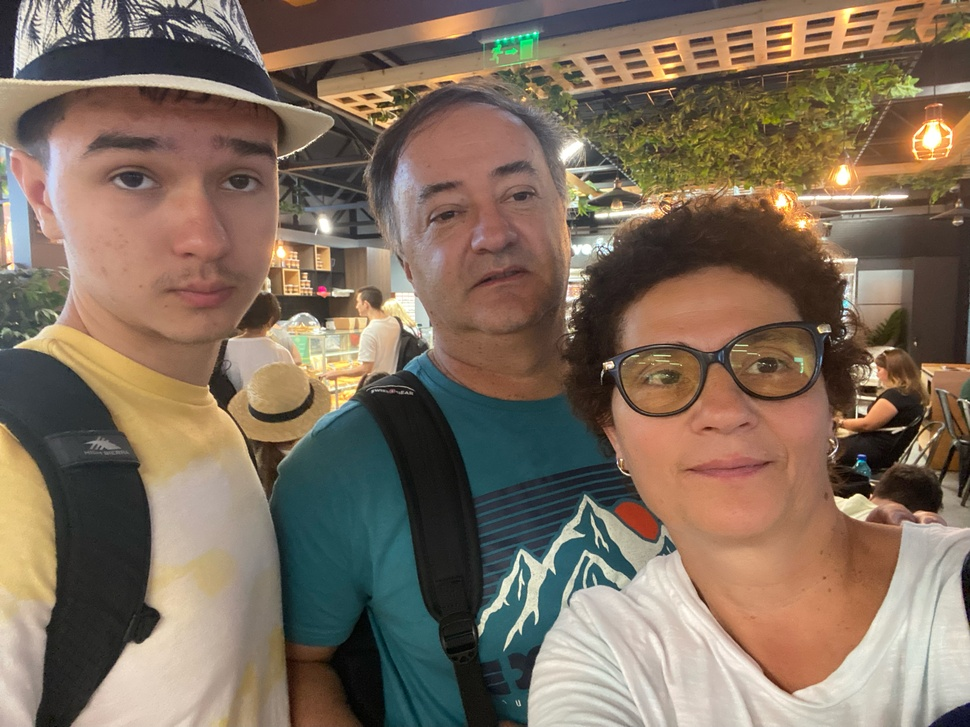
#> input picture src/video_detection/IMG_3096.jpeg, 970 x 727 px, shrunk from 4032 x 3024 before the run, given in place of the camera
$ python motion_detection.py
#> lines starting #> are read from the running program, lines starting #| are printed output that depends on the picture
import cv2
import pandas as pd
from datetime import datetime
import numpy as np

df = pd.DataFrame(columns=["Start", "End"])
first_frame = None
status_list = [None, None]
times = []
video = cv2.VideoCapture(1)

while True:
  check, frame = video.read()
#> frame is the input picture: shape (727, 970, 3); mean B, G, R 93.9, 110.2, 127.5
  status = 0
  gray = cv2.cvtColor(frame, cv2.COLOR_BGR2GRAY)
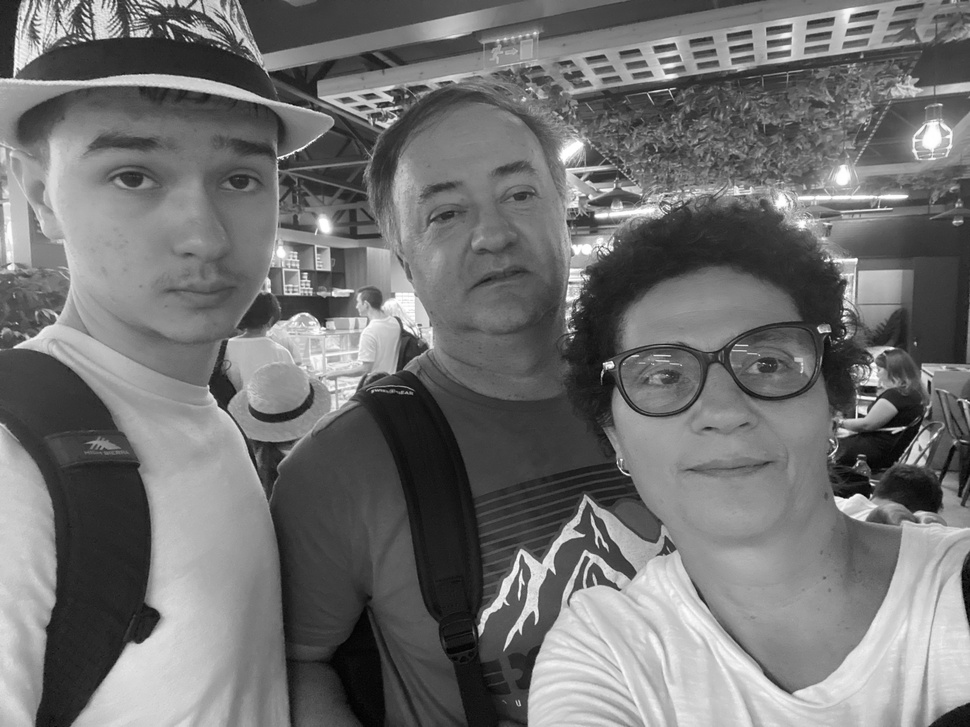
#> gray: shape (727, 970); min 0, max 255, mean 113.5
  gray = cv2.GaussianBlur(src=gray, ksize=(21,21), sigmaX=0)
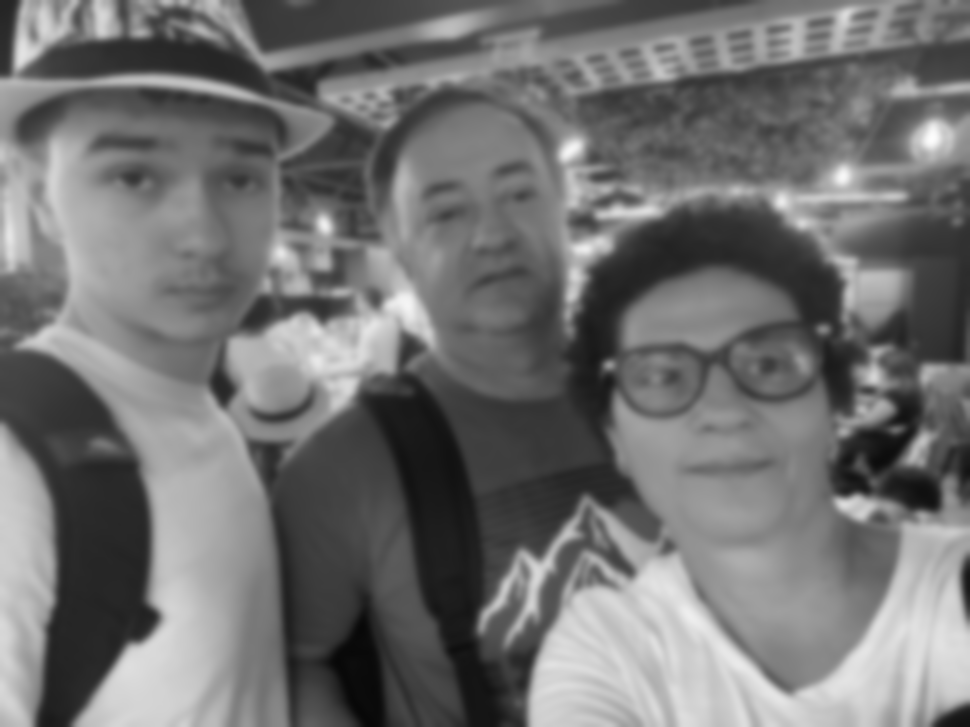
#> gray: shape (727, 970); min 8, max 253, mean 113.5

  if first_frame is None:
    first_frame = gray
    continue

  delta_frame = cv2.absdiff(first_frame, gray)
  delta_frame = cv2.dilate(delta_frame, np.ones((5,5)), iterations=1)
  thresh_frame = cv2.threshold(delta_frame, 30, 255, cv2.THRESH_BINARY)[1]

  cnts,_ = cv2.findContours(thresh_frame, cv2.RETR_EXTERNAL, cv2.CHAIN_APPROX_SIMPLE)

  for contour in cnts:
    if cv2.contourArea(contour) < 100:
      continue
    status = 1
    # (x, y, w, h) = cv2.boundingRect(contour)
    # cv2.rectangle(frame, (x, y), (x + w, y + h), (0, 0, 255), 2)
    cv2.drawContours(image=frame, contours=contour, contourIdx=-1, color=(0, 255, 0), thickness=2, lineType=cv2.LINE_AA)
  status_list.append(status)

  status_list = status_list[-2:]

  if status_list[-1] == 1 and status_list[-2] == 0:
    times.append(datetime.now())

  if status_list[-1] == 0 and status_list[-2] == 1:
    times.append(datetime.now())

  cv2.imshow("Capturing", gray)
  cv2.imshow("delta frame", delta_frame)
  cv2.imshow("Threshold frame", thresh_frame)
  cv2.imshow("Color frame", frame)
  alpha = 0.1
  first_frame = cv2.addWeighted(first_frame, 1 - alpha, gray, alpha, 0)
  key = cv2.waitKey(1)

  if(key == ord('q')):
    if status == 1:
      times.append(datetime.now())
    break

# print(status_list)
# print(times)

for i in range (0, len(times), 2):
  df = pd.concat([df, pd.DataFrame.from_dict({"Start": [times[i]], "End": [times[i+1]]})], ignore_index=True)
#> this loop made 0 passes

df.to_csv("Times.csv")
video.release()
cv2.destroyAllWindows
